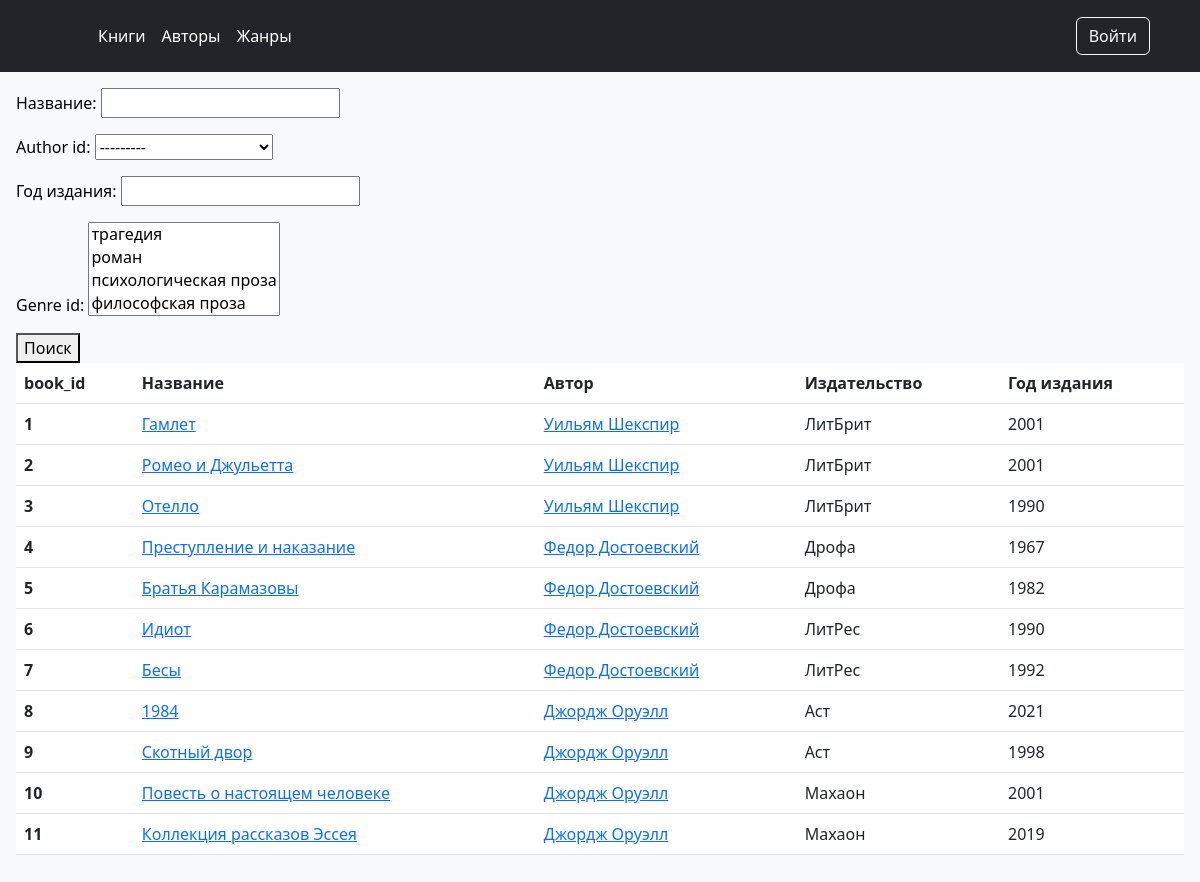
The page /search_book/ on the database its author committed.
### book/models.py (models this page shows, shortened)
class Author(models.Model):
    author_id = models.AutoField(primary_key=True)
    name = models.CharField('Имя', max_length=255)
    surname = models.CharField('Фамилия', max_length=255)
    date_birth = models.DateField('Дата рождения', blank=True, null=True)
    slug = models.SlugField(
        max_length=255,
        unique=True,
        null=False,
        blank=False)
    def __str__(self):
        return (self.name + ' ' + self.surname)

class Genre(models.Model):
    genre_id = models.AutoField(primary_key=True)
    name = models.CharField('Жанр', max_length=255)
    def __str__(self):
        return self.name

class Book(models.Model):
    book_id = models.AutoField(primary_key=True)
    title = models.CharField('Название', max_length=255)
    slug = models.SlugField(max_length=255, unique=True)
    author_id = models.ForeignKey(
        Author,
        on_delete=models.CASCADE,
        related_name='author_book')
    genre_id = models.ManyToManyField(
        Genre,
        related_name='genre_book')
    publishing_house = models.CharField(
        'Издательство',
        max_length=255)
    year_publishing = models.IntegerField(
        'Год издания',
        blank=True,
        null=True)
    reader = models.ForeignKey(
        User, on_delete=models.CASCADE,
        related_name='reader_book',
        blank=True,
        null=True)

### book/views.py (the view)
# urls.py: path('search_book/', views.SearchBook.as_view(), name='search_book'),
class SearchBook(TitleMixin, ListView):
    model = models.Book
    template_name = 'book/search_book.html'
    title = 'Список книг'
    def get_filters(self):
        return filters.BookFilter(self.request.GET)
    def get_queryset(self):
        return self.get_filters().qs
    def get_context_data(self, **kwargs):
        context = super().get_context_data(**kwargs)
        context['filter'] = self.get_filters()
        return context

### book/views.py (called while the page is built)
    def get_title(self):
        return self.title

    def get_context_data(self, **kwargs):
        context = super().get_context_data(**kwargs)
        context['title'] = self.get_title()
        return context

### book/templates/book/search_book.html (shortened to what this page needs)
{% extends 'book/base.html'%}
{% block content %}
    <form method="GET">
    {{ filter.form.as_p }}
    <button type="submit">Поиск</button>
  </form>
<table class="table">
  <thead>
    <tr>
      <th scope="col">book_id</th>
      <th scope="col">Название</th>
      <th scope="col">Автор</th>
      <th scope="col">Издательство</th>
      <th scope="col">Год издания</th>
    </tr>
  </thead>
  <tbody>
        {% for book in book_list %}
    <tr>
      <th scope="row">{{ book.book_id }}</th>
      <td><a href="{% url 'book:book' slug=book.slug %}">{{book.title}}</a></td>
      <td><a href="{% url 'book:author' slug=book.author_id.slug %}">{{book.author_id}}</a></td>
      <td>{{book.publishing_house}}</td>
      <td>{{book.year_publishing}}</td>
    </tr>
  {% endfor %}
  </tbody>
</table>
  </body>
{% endblock %}

### rows shown on the page
Author: author_id "---------"
Genre: genre_id "трагедия / роман / психологическая проза / философская проза"
Book: book_id "1", title "Гамлет", author_id "Уильям Шекспир", publishing_house "ЛитБрит", year_publishing "2001"
Book: book_id "2", title "Ромео и Джульетта", author_id "Уильям Шекспир", publishing_house "ЛитБрит", year_publishing "2001"
Book: book_id "3", title "Отелло", author_id "Уильям Шекспир", publishing_house "ЛитБрит", year_publishing "1990"
Book: book_id "4", title "Преступление и наказание", author_id "Федор Достоевский", publishing_house "Дрофа", year_publishing "1967"
Book: book_id "5", title "Братья Карамазовы", author_id "Федор Достоевский", publishing_house "Дрофа", year_publishing "1982"
Book: book_id "6", title "Идиот", author_id "Федор Достоевский", publishing_house "ЛитРес", year_publishing "1990"
Book: book_id "7", title "Бесы", author_id "Федор Достоевский", publishing_house "ЛитРес", year_publishing "1992"
Book: book_id "8", title "1984", author_id "Джордж Оруэлл", publishing_house "Аст", year_publishing "2021"
Book: book_id "9", title "Скотный двор", author_id "Джордж Оруэлл", publishing_house "Аст", year_publishing "1998"
Book: book_id "10", title "Повесть о настоящем человеке", author_id "Джордж Оруэлл", publishing_house "Махаон", year_publishing "2001"
Book: book_id "11", title "Коллекция рассказов Эссея", author_id "Джордж Оруэлл", publishing_house "Махаон", year_publishing "2019"
